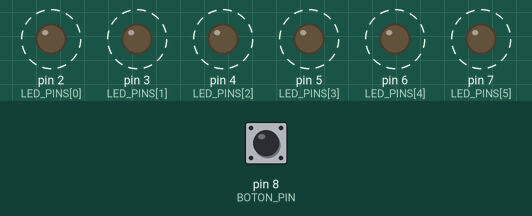
The sketch below on a simulated Arduino Uno, built with avr-gcc and run on an emulated ATmega328P. Shown: output pins drawn as LEDs (lit = HIGH). Dashed ring = blinking. Inputs (shaded band) come from the test bench; at power-on: pin 8 (BOTON_PIN) HIGH. Random numbers use the default seed unless the sketch sets one.

Above: at 1.9 s.
2.9 s: pin 8 (BOTON_PIN) pulled LOW for 1.2 s
At 3.0 s:
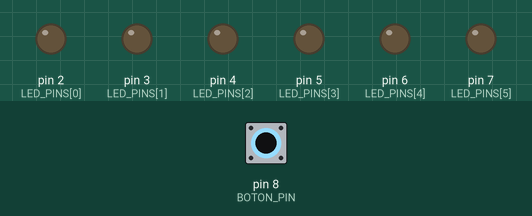
At 12.35 s:
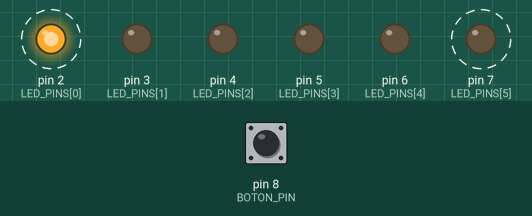
Timing chart, 0 to 12.4 s (numbered marks = the images above; inputs shaded):
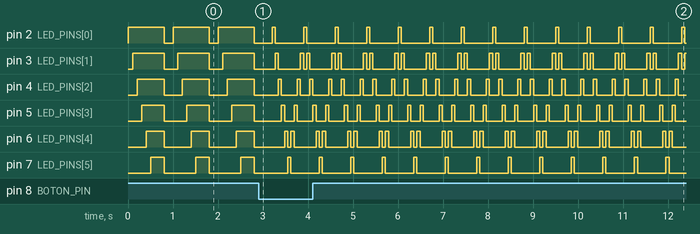

Measured:
- by itself, pin 2 (LED_PINS[0]), pin 7 (LED_PINS[5]): alternates HIGH for 0.07 s and LOW for 0.63 s
- by itself, pin 3 (LED_PINS[1]): repeats every 0.70 s: LOW 0.49 s, HIGH 0.07 s, LOW 0.07 s, HIGH 0.07 s
- by itself, pin 4 (LED_PINS[2]): repeats every 0.70 s: LOW 0.35 s, HIGH 0.07 s, LOW 0.21 s, HIGH 0.07 s
- by itself, pin 5 (LED_PINS[3]): repeats every 0.70 s: LOW 0.21 s, HIGH 0.07 s, LOW 0.35 s, HIGH 0.07 s
- by itself, pin 6 (LED_PINS[4]): repeats every 0.70 s: LOW 0.07 s, HIGH 0.07 s, LOW 0.49 s, HIGH 0.07 s

The sketch:

juegoLucesInteractivo.ino
```cpp
/*
  APE 2: Juego de Luces Interactivo
  Marco Castillo

  INSTRUCCIONES DE USO:

  1. Compilar
  2. Pulsar el interruptor para evidenciar el caso 1.
  3. Apagar y encender interruptor para evidenciar siguiente caso.

  NOTA: EXISTEN 2 FORMAS DE EJECUCION, COMENTAR/DESCOMENTAR
       LINEA 42: para ejecucion secuencial (caso tras caso)
       LINEA 45: para ejecucion aleatoria.

  "EN ESTE CASO ESTAMOS USANDO EJECUCION ALEATORIA DE PATRON."
*/

// Definición de Pines
const int LED_PINS[] = {2, 3, 4, 5, 6, 7};
const int BOTON_PIN = 8;
int patronActual = 0;
bool ultimoEstadoBoton = LOW;

void setup() {
  // Configurar pines de LEDs como salida usando un bucle for
  for (int i = 0; i < 6; i++) {
    pinMode(LED_PINS[i], OUTPUT);
  }

  //pinMode(BOTON_PIN, INPUT);
  pinMode(BOTON_PIN, INPUT_PULLUP);

  randomSeed(analogRead(0));
}

void leerBoton() {
  bool estadoBoton = digitalRead(BOTON_PIN);

  //if (estadoBoton == HIGH && ultimoEstadoBoton == LOW) {
  if (estadoBoton == LOW && ultimoEstadoBoton == HIGH){
    // PATRON SECUENCIAL:
    //patronActual = (patronActual + 1) % 5;

    // PATRON ALEATORIO:
    patronActual = random(0, 5);

    // Apagar leds antes de pasar al siguiente patron.
    for (int i = 0; i < 6; i++) digitalWrite(LED_PINS[i], LOW);

    delay(200);
  }
  ultimoEstadoBoton = estadoBoton;
}

// CASO 0: Secuencia - Se encienden uno por uno y se quedan encendidos
void patronSecuencia() {
  for (int i = 0; i < 6; i++) {
    digitalWrite(LED_PINS[i], HIGH);
    delay(100);
  }
  delay(200);
  for (int i = 0; i < 6; i++) {
    digitalWrite(LED_PINS[i], LOW);
  }
  delay(200);
}

// CASO 1: Persecución - Solo un LED encendido a la vez moviéndose
void patronPersecucion() {
  for (int i = 0; i < 6; i++) {
    digitalWrite(LED_PINS[i], HIGH);
    delay(80);
    digitalWrite(LED_PINS[i], LOW);
  }
}

// CASO 2: Parpadeo - Todos los LEDs parpadean simultáneamente
void patronParpadeo() {
  int contador = 0;
  while (contador < 3) {
    for (int i = 0; i < 6; i++) digitalWrite(LED_PINS[i], HIGH);
    delay(200);
    for (int i = 0; i < 6; i++) digitalWrite(LED_PINS[i], LOW);
    delay(200);
    contador++;
  }
}

// CASO 3: Aleatorio - Los LEDs se encienden al azar
void patronAleatorio() {
  int ledAzar = random(0, 6);
  digitalWrite(LED_PINS[ledAzar], HIGH);
  delay(100);
  digitalWrite(LED_PINS[ledAzar], LOW);
}

// CASO 4: Onda - Efecto de ida y vuelta
void patronOnda() {
  // De izquierda a derecha
  for (int i = 0; i < 6; i++) {
    digitalWrite(LED_PINS[i], HIGH);
    delay(70);
    digitalWrite(LED_PINS[i], LOW);
  }
  // De derecha a izquierda
  for (int i = 4; i > 0; i--) {
    digitalWrite(LED_PINS[i], HIGH);
    delay(70);
    digitalWrite(LED_PINS[i], LOW);
  }
}

void loop() {
  leerBoton();
  switch (patronActual) {
    case 0: patronSecuencia();   break;
    case 1: patronPersecucion(); break;
    case 2: patronParpadeo();    break;
    case 3: patronAleatorio();   break;
    case 4: patronOnda();        break;
    default: patronSecuencia();  break;
  }
}
```
